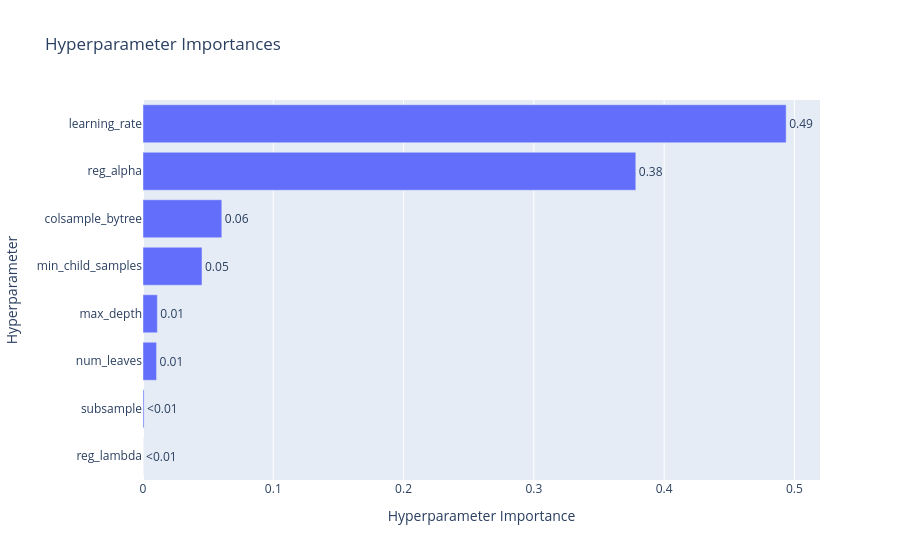

Notebook cell for this chart:
### Code cell
# Importancia de hiperparámetros
plot_param_importances(study).show()

### Figure 1 — Plotly figure (JSON) as saved in the notebook; plotly's stock layout.template omitted (floating-point values rounded to 4 significant figures)
{"data": [{"cliponaxis": false, "hovertemplate": ["reg_lambda (FloatDistribution): 3.295404298116532e-05<extra></extra>", "subsample (FloatDistribution): 0.0008114791820175678<extra></extra>", "num_leaves (IntDistribution): 0.010403517138898729<extra></extra>", "max_depth (IntDistribution): 0.01101365357116895<extra></extra>", "min_child_samples (IntDistribution): 0.04529375622324398<extra></extra>", "colsample_bytree (FloatDistribution): 0.0604860133369272<extra></extra>", "reg_alpha (FloatDistribution): 0.37827876602420246<extra></extra>", "learning_rate (FloatDistribution): 0.49367986048055984<extra></extra>"], "name": "Objective Value", "orientation": "h", "text": ["<0.01", "<0.01", "0.01", "0.01", "0.05", "0.06", "0.38", "0.49"], "textposition": "outside", "type": "bar", "x": [3.295e-05, 0.0008115, 0.0104, 0.01101, 0.04529, 0.06049, 0.3783, 0.4937], "y": ["reg_lambda", "subsample", "num_leaves", "max_depth", "min_child_samples", "colsample_bytree", "reg_alpha", "learning_rate"]}], "layout": {"title": {"text": "Hyperparameter Importances"}, "xaxis": {"title": {"text": "Hyperparameter Importance"}}, "yaxis": {"title": {"text": "Hyperparameter"}}}}
